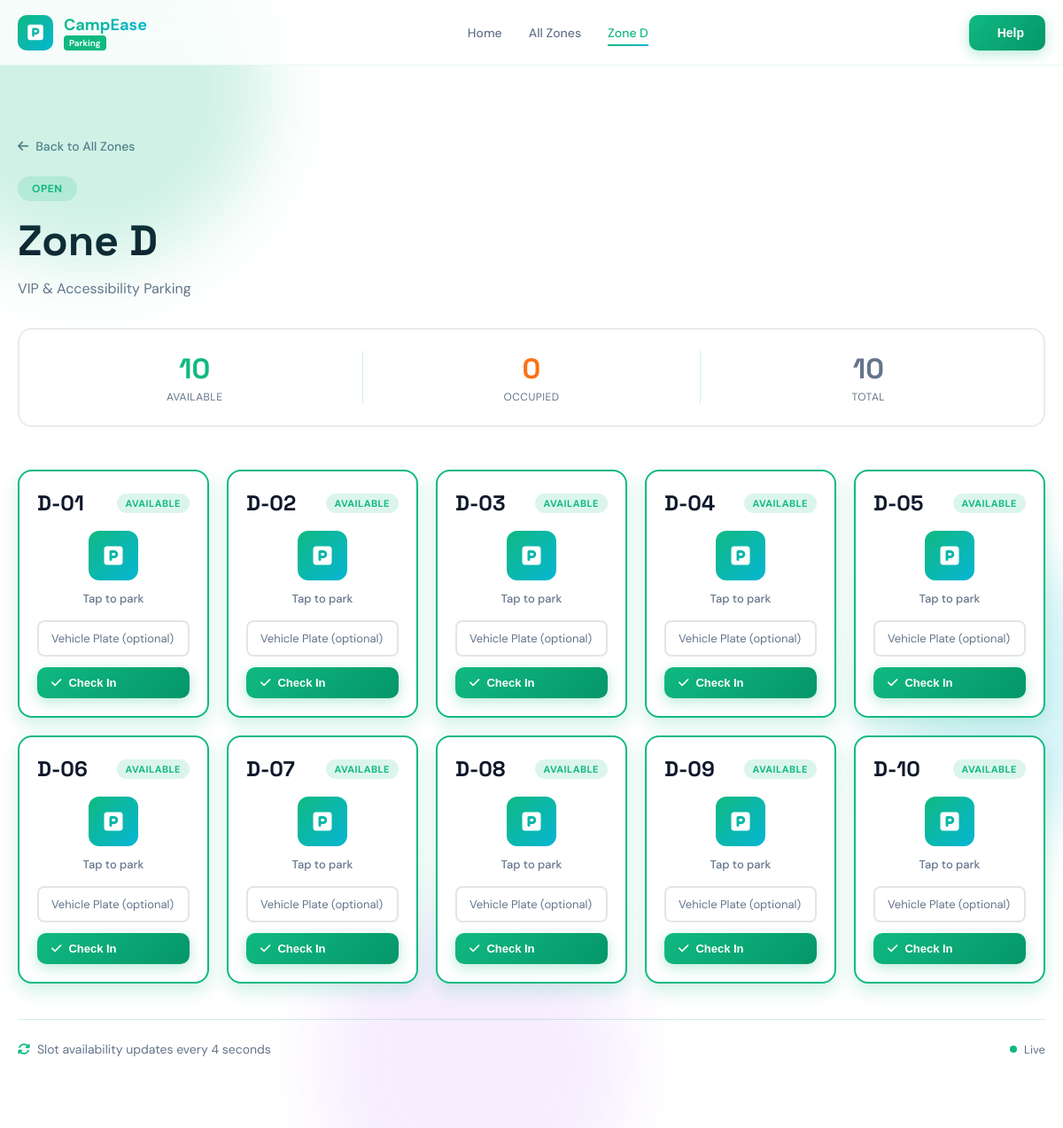
Page /parking/zone/6/ on the committed database.
### App/models.py (models this page shows, shortened)
class ParkingZone(models.Model):
    STATUS_CHOICES = [
        ('open',    'Open'),
        ('filling', 'Filling'),
        ('full',    'Full'),
        ('closed',  'Closed'),
    ]
    name             = models.CharField(max_length=100)
    description      = models.CharField(max_length=255, blank=True)
    capacity         = models.PositiveIntegerField(default=50)
    status           = models.CharField(max_length=10, choices=STATUS_CHOICES, default='open')
    latitude         = models.FloatField(default=0.0, help_text="Zone GPS latitude. Update to real value.")
    longitude        = models.FloatField(default=0.0, help_text="Zone GPS longitude. Update to real value.")
    manual_override  = models.BooleanField(default=False)
    override_status  = models.CharField(max_length=10, choices=STATUS_CHOICES, blank=True, null=True)
    created_at       = models.DateTimeField(auto_now_add=True)
    updated_at       = models.DateTimeField(auto_now=True)
    def occupied_count(self):
        return self.slots.filter(status='occupied').count()
    def available_count(self):
        return self.slots.filter(status='available').count()
    class Meta:
        ordering = ['name']

class ParkingSlot(models.Model):
    STATUS_CHOICES = [
        ('available', 'Available'),
        ('occupied',  'Occupied'),
        ('reserved',  'Reserved'),
        ('blocked',   'Blocked'),
    ]
    zone            = models.ForeignKey(ParkingZone, on_delete=models.CASCADE, related_name='slots')
    slot_number     = models.CharField(max_length=10)
    status          = models.CharField(max_length=10, choices=STATUS_CHOICES, default='available')
    occupied_by     = models.ForeignKey(User, on_delete=models.SET_NULL, null=True, blank=True)
    occupied_at     = models.DateTimeField(null=True, blank=True)
    auto_release_at = models.DateTimeField(null=True, blank=True)
    session_token   = models.CharField(max_length=64, blank=True, null=True)
    vehicle_plate   = models.CharField(max_length=20, blank=True, null=True)
    updated_at      = models.DateTimeField(auto_now=True)
    class Meta:
        ordering = ['zone', 'slot_number']
        unique_together = ['zone', 'slot_number']

### App/views.py (the view)
# urls.py: path('zone/<int:zone_id>/', views.zone_detail, name='zone_detail'),
def zone_detail(request, zone_id):
    _release_expired_slots()
    zone        = get_object_or_404(ParkingZone, id=zone_id)
    slots       = zone.slots.all().order_by('slot_number')
    active_slot = _get_active_slot(request)
    return render(request, 'zone_detail.html', {
        'zone':        zone,
        'slots':       slots,
        'active_slot': active_slot,
    })

### App/views.py (called while the page is built)
def _get_active_slot(request):
    token = request.session.get(SESSION_KEY)
    if not token:
        return None
    return ParkingSlot.objects.filter(session_token=token, status='occupied').first()

def _release_expired_slots():
    expired = ParkingSlot.objects.filter(
        status='occupied',
        auto_release_at__lt=timezone.now()
    )
    for slot in expired:
        slot.check_out()

### templates/zone_detail.html (shortened to what this page needs)
{% load static %}
<!DOCTYPE html>
<html lang="en">
<head>
    <link rel="stylesheet" href="https://cdnjs.cloudflare.com/ajax/libs/font-awesome/6.5.0/css/all.min.css">
    <link rel="stylesheet" href="{% static 'css/index.css' %}">
    <link rel="stylesheet" href="{% static 'css/parking.css' %}">
    <link rel="stylesheet" href="{% static 'css/zone_detail.css' %}">
</head>
<body>
    <div class="bg-orbs">
        <div class="orb orb-1"></div>
        <div class="orb orb-3"></div>
    </div>
    <nav class="site-nav">
        <div class="container">
            <div class="nav-inner">
                <a href="/" class="nav-logo">
                    <div class="nav-logo-mark">
                        <i class="fa-solid fa-square-parking"></i>
                    </div>
                    <div class="logo-text">
                        <span class="logo-main">CampEase</span>
                        <span class="logo-badge">Parking</span>
                    </div>
                </a>
                <div class="nav-links-wrap">
                    <a href="/" class="nav-link">Home</a>
                    <a href="/parking/" class="nav-link">All Zones</a>
                    <a href="/parking/zone/{{ zone.id }}/" class="nav-link active">{{ zone.name }}</a>
                </div>
                <div class="nav-actions">
                    <button class="btn btn-primary"> Help</button>
                </div>
            </div>
        </div>
    </nav>
    <section id="zone-detail">
        <div class="container">
            <div class="zone-header">
                <div class="zone-breadcrumb">
                    <a href="/parking/" class="breadcrumb-link">
                        <i class="fa-solid fa-arrow-left"></i> Back to All Zones
                    </a>
                </div>
                <div class="zone-title-section">
                    <div class="zone-badge status-{{ zone.status }}">
                        {{ zone.get_status_display }}
                    </div>
                    <h1 class="zone-title">{{ zone.name }}</h1>
                    <p class="zone-description">{{ zone.description|default:"Parking zone in Redemption City" }}</p>
                </div>
                <div class="zone-stats">
                    <div class="zone-stat">
                        <div class="stat-value available" id="zone-available">{{ zone.available_count }}</div>
                        <div class="stat-label">Available</div>
                    </div>
                    <div class="zone-stat">
                        <div class="stat-value occupied" id="zone-occupied">{{ zone.occupied_count }}</div>
                        <div class="stat-label">Occupied</div>
                    </div>
                    <div class="zone-stat">
                        <div class="stat-value total" id="zone-total">{{ zone.slots.count }}</div>
                        <div class="stat-label">Total</div>
                    </div>
                </div>
            </div>
            <div class="slots-grid" id="slots-grid">
                {% for slot in slots %}
                <div class="slot-card status-{{ slot.status }} {% if slot.session_token == request.session.parking_session_token %}is-mine{% endif %}"
                     data-slot-id="{{ slot.id }}"
                     data-slot-number="{{ slot.slot_number }}">
                    {% if slot.status == 'available' and not active_slot %}
                    <form method="post" action="/parking/checkin/{{ slot.id }}/" class="checkin-form">
                        <div class="slot-header">
                            <div class="slot-number">{{ slot.slot_number }}</div>
                            <div class="slot-status available">Available</div>
                        </div>
                        <div class="slot-body">
                            <div class="slot-icon">
                                <i class="fa-solid fa-square-parking"></i>
                            </div>
                            <div class="slot-info">
                                <div class="slot-label">Tap to park</div>
                            </div>
                        </div>
                        <div class="slot-footer">
                            <input type="text"
                                   name="vehicle_plate"
                                   placeholder="Vehicle Plate (optional)"
                                   class="vehicle-input"
                                   maxlength="20">
                            <button type="submit" class="btn btn-primary btn-sm">
                                <i class="fa-solid fa-check"></i> Check In
                            </button>
                        </div>
                    </form>
                    {% endif %}
                </div>
                {% endfor %}
            </div>
            <div class="zone-footer">
                <div class="footer-info">
                    <i class="fa-solid fa-rotate"></i>
                    <span>Slot availability updates every 4 seconds</span>
                </div>
                <div class="footer-status" id="poll-status">
                    <span class="status-dot"></span>
                    <span>Live</span>
                </div>
            </div>
        </div>
    </section>
</body>
</html>

### static/css/index.css (style rules this page uses)
:root { --primary: #10b981; --primary-dark: #059669; --primary-light: #6ee7b7; --secondary: #06b6d4; --orange: #f97316; --purple: #a855f7; --red: #ef4444; --dark: #0f172a; --light: #f8fafc; --white: #ffffff; --text-primary: #0f172a; --text-secondary: #64748b; --shadow-sm: 0 1px 2px rgba(0, 0, 0, 0.05); --shadow-md: 0 4px 6px rgba(0, 0, 0, 0.1); --shadow-lg: 0 10px 25px rgba(0, 0, 0, 0.15); --shadow-xl: 0 20px 40px rgba(16, 185, 129, 0.2); --transition: all 0.3s cubic-bezier(0.34, 1.56, 0.64, 1); }
* { margin: 0; padding: 0; box-sizing: border-box; }
html { scroll-behavior: smooth; }
body { font-family: 'DM Sans', sans-serif; color: var(--text-primary); background: var(--white); overflow-x: hidden; }
.container { max-width: 1200px; margin: 0 auto; padding: 0 20px; }
.bg-orbs { position: fixed; top: 0; left: 0; width: 100%; height: 100%; pointer-events: none; z-index: 0; }
.orb { position: absolute; border-radius: 50%; filter: blur(40px); mix-blend-mode: multiply; }
.orb-1 { width: 400px; height: 400px; background: rgba(16, 185, 129, 0.2); top: -100px; left: -100px; animation: orbFloat 20s ease-in-out infinite; }
.orb-3 { width: 350px; height: 350px; background: rgba(168, 85, 247, 0.1); bottom: -100px; left: 30%; animation: orbFloat 30s ease-in-out infinite; }
.site-nav { position: sticky; top: 0; z-index: 100; background: rgba(255, 255, 255, 0.8); backdrop-filter: blur(20px); border-bottom: 1px solid rgba(16, 185, 129, 0.1); padding: 16px 0; animation: fadeInDown 0.6s ease-out; }
.nav-inner { display: flex; align-items: center; justify-content: space-between; gap: 40px; }
.nav-logo { display: flex; align-items: center; gap: 12px; text-decoration: none; transition: var(--transition); }
.nav-logo-mark { position: relative; width: 40px; height: 40px; background: linear-gradient(135deg, var(--primary) 0%, var(--secondary) 100%); border-radius: 10px; display: flex; align-items: center; justify-content: center; color: white; font-size: 20px; transition: var(--transition); }
.logo-text { display: flex; flex-direction: column; align-items: flex-start; }
.logo-main { font-weight: 700; font-size: 18px; background: linear-gradient(135deg, var(--primary) 0%, var(--secondary) 100%); -webkit-background-clip: text; -webkit-text-fill-color: transparent; background-clip: text; }
.logo-badge { font-size: 10px; font-weight: 600; background: var(--primary); color: white; padding: 2px 6px; border-radius: 4px; }
.nav-links-wrap { display: flex; gap: 30px; }
.nav-link { font-size: 14px; font-weight: 500; color: var(--text-secondary); text-decoration: none; transition: var(--transition); position: relative; }
.nav-link::after { content: ''; position: absolute; bottom: -6px; left: 0; width: 0; height: 2px; background: linear-gradient(90deg, var(--primary) 0%, var(--secondary) 100%); transition: width 0.3s ease; }
.nav-link:hover::after, .nav-link.active::after { width: 100%; }
.nav-link:hover, .nav-link.active { color: var(--primary); }
.nav-actions { display: flex; align-items: center; gap: 16px; }
.btn { display: inline-flex; align-items: center; gap: 8px; padding: 12px 24px; border: none; border-radius: 10px; font-weight: 600; font-size: 14px; cursor: pointer; transition: var(--transition); position: relative; overflow: hidden; }
.btn::before { content: ''; position: absolute; inset: 0; background: rgba(255, 255, 255, 0.3); opacity: 0; transition: opacity 0.3s; z-index: -1; }
.btn-primary { background: linear-gradient(135deg, var(--primary) 0%, var(--primary-dark) 100%); color: white; box-shadow: 0 4px 15px rgba(16, 185, 129, 0.3); }
.stat-value { font-size: 24px; font-weight: 700; color: var(--primary); margin-bottom: 4px; }
.stat-label { font-size: 13px; color: var(--text-secondary); }

### rows in the picture
ParkingZone: name "Zone D", status "OPEN", description "VIP & Accessibility Parking", available_count "10", occupied_count "0", slots.count "10"
ParkingSlot: slot_number "D-01"
ParkingSlot: slot_number "D-02"
ParkingSlot: slot_number "D-03"
ParkingSlot: slot_number "D-04"
ParkingSlot: slot_number "D-05"
ParkingSlot: slot_number "D-06"
ParkingSlot: slot_number "D-07"
ParkingSlot: slot_number "D-08"
ParkingSlot: slot_number "D-09"
ParkingSlot: slot_number "D-10"
